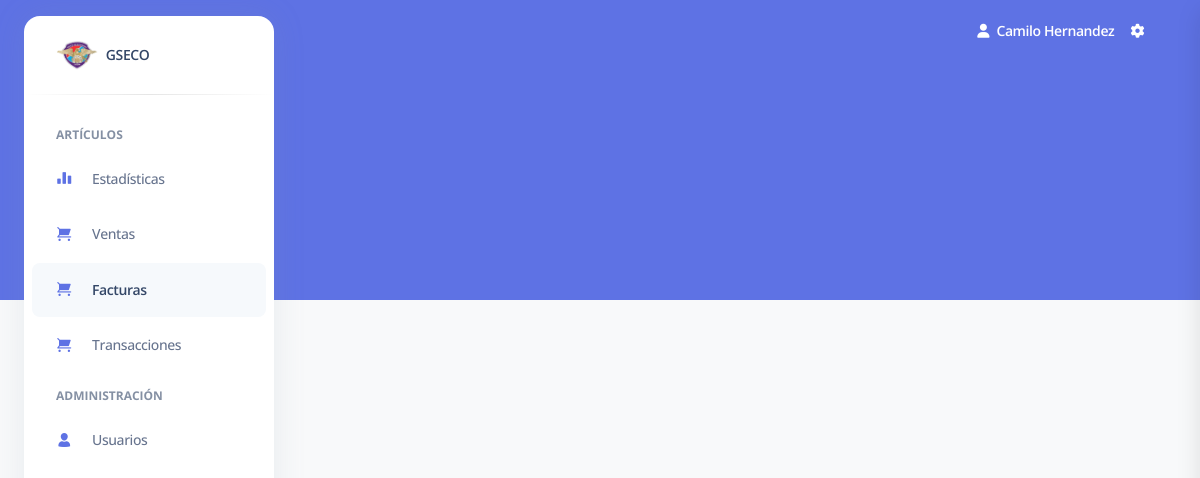
Page /bills.php (signed in) on the earlier database version.
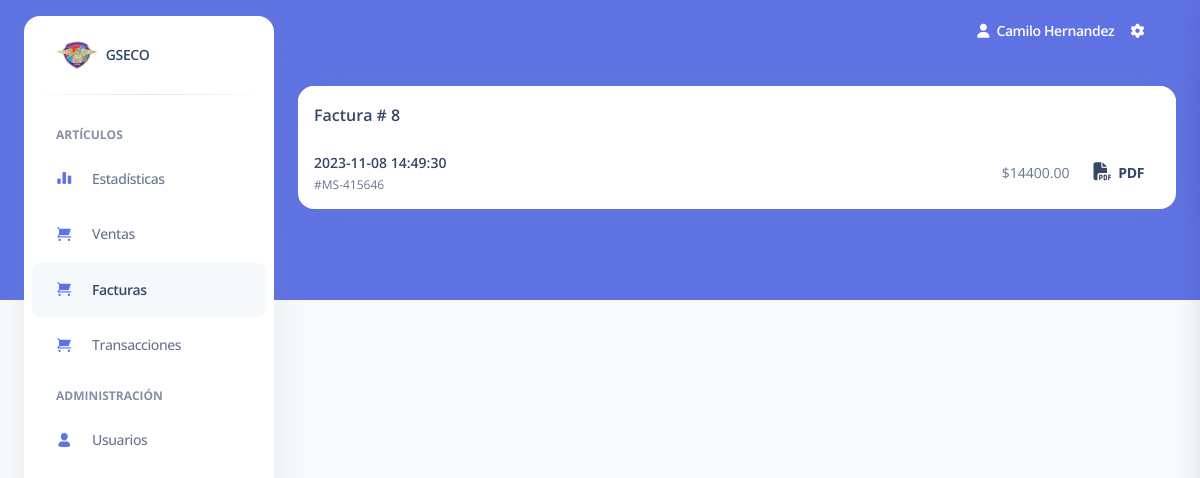
Same page on the later database version.
### tables this page shows
CREATE TABLE `usuario` (
  `id_usuario` int(10) UNSIGNED NOT NULL,
  `nombres` varchar(45) NOT NULL,
  `apellidos` varchar(45) NOT NULL,
  `tipo_documento` varchar(45) NOT NULL,
  `num_documento` varchar(45) NOT NULL,
  `email` varchar(45) NOT NULL,
  `password` varchar(45) NOT NULL,
  `estado` tinyint(1) NOT NULL DEFAULT 1,
  `rol_id_rol` int(10) UNSIGNED NOT NULL
);

CREATE TABLE `venta` (
  `id_venta` int(10) UNSIGNED NOT NULL,
  `Usuario_id_usuario` int(10) UNSIGNED NOT NULL,
  `fecha` datetime NOT NULL,
  `total` decimal(11,2) NOT NULL,
  `tipo_pago` varchar(30) DEFAULT 'Efectivo'
);

### Consultas.php (called while the page is built, shortened)
<?php
    include_once("conexion.php");
    $var_session = $_SESSION['id_usuario'];
    $queryUsuarios = mysqli_query($conn, "SELECT * FROM usuario where id_usuario = $var_session");
    while($mostrar = mysqli_fetch_array($queryUsuarios))
    {
        $nombreUsuario = $mostrar['nombres'] . ' ' . $mostrar['apellidos'];
    }

### models/db.php (called while the page is built, shortened)
<?php
class Database
{
	private $servidor = "localhost";
	private $db = "sistema_inventario";
	private $port = 3306;
	private $charset = "utf8";
	private $usuario = "root";
	private $contrasena = "";
	private $opciones = [PDO::ATTR_CASE => PDO::CASE_LOWER, PDO::ATTR_ERRMODE => PDO::ERRMODE_EXCEPTION, PDO::ATTR_ORACLE_NULLS => PDO::NULL_EMPTY_STRING, PDO::ATTR_DEFAULT_FETCH_MODE => PDO::FETCH_OBJ];
	function __construct()
	{
		$this->pdo = new PDO("mysql:dbname={$this->db};host={$this->servidor};port={$this->port};charset={$this->charset}", $this->usuario, $this->contrasena, $this->opciones);
	}
}

### models/venta.php (called while the page is built, shortened)
<?php
require_once('db.php');
class Venta extends Database
{
	public function facturas($id_usuario){
		$currentDate = date('Y-m-d');
		$query = $this->pdo->query("SELECT * FROM venta WHERE Usuario_id_usuario = {$id_usuario} AND DATE(fecha) = '{$currentDate}'");
		return $query->fetchAll();
	}
}

### bills.php (the view, shortened to what this page needs)
<?php
include_once("conexion.php");
include_once("Consultas.php");
require('./models/venta.php');
$rol = intval($_SESSION['rol']);
$idUsuario = intval($_SESSION['id_usuario']);
$venta = new Venta();
?>
<!DOCTYPE html>
<html lang="es">
<head>
    <link href="./assets/css/nucleo-icons.css" rel="stylesheet" />
    <link href="./assets/css/nucleo-svg.css" rel="stylesheet" />
    <link href="./assets/css/nucleo-svg.css" rel="stylesheet" />
    <link id="pagestyle" href="./assets/css/argon-dashboard.css?v=2.0.2" rel="stylesheet" />
</head>
<body class="g-sidenav-show bg-gray-100">
    <div class="min-height-300 bg-primary position-absolute w-100"></div>
    <aside
        class="sidenav bg-white navbar navbar-vertical navbar-expand-xs border-0 border-radius-xl my-3 fixed-start ms-4 "
        id="sidenav-main">
        <div class="sidenav-header">
            <a class="navbar-brand m-0">
                <img src="./img/logo.png" class="navbar-brand-img h-100" alt="main_logo">
                <span class="ms-1 font-weight-bold">GSECO</span>
            </a>
        </div>
        <hr class="horizontal dark mt-0">
        <div class="collapse navbar-collapse  w-auto " id="sidenav-collapse-main">
            <ul class="navbar-nav">
                <li class="nav-item mt-3">
                    <h6 class="ps-4 ms-2 text-uppercase text-xs font-weight-bolder opacity-6">Artículos</h6>
                </li>
                <li class="nav-item">
                    <a class="nav-link" href="stats.php">
                        <div
                            class="icon icon-shape icon-sm border-radius-md text-center me-2 d-flex align-items-center justify-content-center">
                            <i class="ni ni-chart-bar-32 text-primary text-sm opacity-10"></i>
                        </div>
                        <span class="nav-link-text ms-1">Estadísticas</span>
                    </a>
                </li>
                <li class="nav-item">
                    <a class="nav-link" href="sales.php">
                        <div
                            class="icon icon-shape icon-sm border-radius-md text-center me-2 d-flex align-items-center justify-content-center">
                            <i class="ni ni-cart text-primary text-sm opacity-10"></i>
                        </div>
                        <span class="nav-link-text ms-1">Ventas</span>
                    </a>
                </li>
                <li class="nav-item">
                    <a class="nav-link active" href="bills.php">
                        <div
                            class="icon icon-shape icon-sm border-radius-md text-center me-2 d-flex align-items-center justify-content-center">
                            <i class="ni ni-cart text-primary text-sm opacity-10"></i>
                        </div>
                        <span class="nav-link-text ms-1">Facturas</span>
                    </a>
                </li>
                <li class="nav-item">
                    <a class="nav-link" href="transactions.php">
                        <div
                            class="icon icon-shape icon-sm border-radius-md text-center me-2 d-flex align-items-center justify-content-center">
                            <i class="ni ni-cart text-primary text-sm opacity-10"></i>
                        </div>
                        <span class="nav-link-text ms-1">Transacciones</span>
                    </a>
                </li>
                <?php
                if ($rol == 1) {
                    ?>
                    <li class="nav-item mt-3">
                        <h6 class="ps-4 ms-2 text-uppercase text-xs font-weight-bolder opacity-6">Administración</h6>
                    </li>
                    <li class="nav-item">
                        <a class="nav-link" href="user-administration.php">
                            <div
                                class="icon icon-shape icon-sm border-radius-md text-center me-2 d-flex align-items-center justify-content-center">
                                <i class="ni ni-single-02 text-primary text-sm opacity-10"></i>
                            </div>
                            <span class="nav-link-text ms-1">Usuarios</span>
                        </a>
                    </li>
                    <?php
                }
                ?>
            </ul>
        </div>
    </aside>
    <main class="main-content position-relative border-radius-lg ">
        <nav class="navbar navbar-main navbar-expand-lg px-0 mx-4 shadow-none border-radius-xl " id="navbarBlur"
            data-scroll="false">
            <div class="container-fluid py-1 px-3">
                <div class="collapse navbar-collapse mt-sm-0 mt-2 me-md-0 me-sm-4" id="navbar">
                    <ul class="navbar-nav  justify-content-end">
                        <li class="nav-item d-flex align-items-center">
                            <a class="nav-link text-white font-weight-bold px-0">
                                <i class="fa fa-user me-sm-1"></i>
                                <span class="d-sm-inline d-none text-capitalize">
                                    <?php echo $nombreUsuario; ?>
                                </span>
                                <div class="wrap">
                            </a>
                        </li>
                        <li class="nav-item px-3 d-flex align-items-center">
                            <a href="javascript:;" class="nav-link text-white p-0">
                                <i class="fa fa-cog fixed-plugin-button-nav cursor-pointer"></i>
                            </a>
                        </li>
                    </ul>
                </div>
            </div>
        </nav>
        <div class="container-fluid py-4">
            <div class="row">
                <?php   foreach($venta->facturas($idUsuario) as $f ){?>
                <div class="col-xl-12">
                    <div class="card h-100">
                        <div class="card-header pb-0 p-3">
                            <div class="row">
                                <div class="col-6 d-flex align-items-center">
                                    <h6 class="mb-0">Factura  # <?php echo $f->id_venta; ?></h6>
                                </div>
                            </div>
                        </div>
                        <div class="card-body p-3 pb-0">
                            <ul class="list-group">
                                <li
                                    class="list-group-item border-0 d-flex justify-content-between ps-0 mb-2 border-radius-lg">
                                    <div class="d-flex flex-column">
                                        <h6 class="mb-1 text-dark font-weight-bold text-sm"><?php echo $f->fecha; ?></h6>
                                        <span class="text-xs">#MS-415646</span>
                                    </div>
                                    <div class="d-flex align-items-center text-sm">
                                        $<?php echo $f->total;?>
                                        <a onclick="viewPDF(<?php echo  $f->id_venta?>)" target="_blank">
                                            <button class="btn btn-link text-dark text-sm mb-0 px-0 ms-4">
                                                <i class="fas fa-file-pdf text-lg me-1"></i> PDF
                                            </button>
                                        </a>
                                    </div>
                                </li>
                            </ul>
                        </div>
                    </div>
                </div>
                <?php }?>
            </div>
        </div>
    </main>
</body>
</html>

### assets/css/nucleo-svg.css (style rules this page uses)
.icon { display: inline-block; color: #111111; height: 1em; width: 1em; }
.icon-sm { height: 0.8em; width: 0.8em; }
.icon { fill: currentColor; stroke: none; }

### bills.php (style rules this page uses)
.wrap { width: 30%; position: absolute; top: 50%; left: 50%; transform: translate(-50%, -50%); }

Differences in the rows shown:
added venta: id_venta "8", fecha "2023-11-08 14:49:30", total "14400.00"
